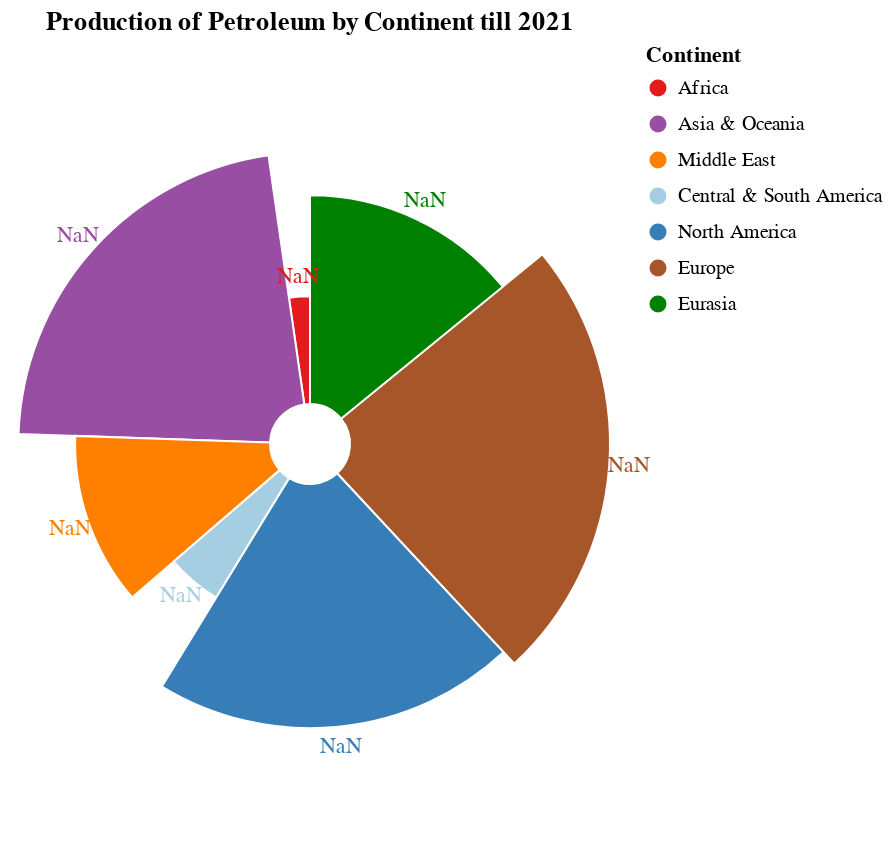

The Vega-Lite source for this figure:
### Vega-Lite specification from a JSON file in a GitHub repository (floating-point values rounded to 4 significant figures)
{"$schema": "https://vega.github.io/schema/vega-lite/v5.json", "description": "Larger Radial plot of production data by continent with tooltips", "title": "Production of Petroleum by Continent till 2021", "data": {"values": [{"Continent": "Africa", "Production": 463.0}, {"Continent": "Asia & Oceania", "Production": 4513.0}, {"Continent": "Middle East", "Production": 2417.0}, {"Continent": "Central & South America", "Production": 1007.0}, {"Continent": "North America", "Production": 4203.0}, {"Continent": "Europe", "Production": 4877.0}, {"Continent": "Eurasia", "Production": 2871.0}]}, "layer": [{"mark": {"type": "arc", "innerRadius": 20, "stroke": "#fff"}}, {"mark": {"type": "text", "radiusOffset": 10}, "encoding": {"text": {"field": "", "type": "quantitative"}}}], "encoding": {"theta": {"field": "Production", "type": "quantitative", "stack": true}, "radius": {"field": "Production", "scale": {"type": "sqrt", "zero": true, "rangeMin": 40}}, "color": {"field": "Continent", "type": "nominal", "scale": {"domain": ["Africa", "Asia & Oceania", "Middle East", "Central & South America", "North America", "Europe", "Eurasia"], "range": ["#e41a1c", "#984ea3", "#ff7f00", "#a6cee3", "#377eb8", "#a65628", "green"]}}, "tooltip": [{"field": "Continent", "type": "nominal"}, {"field": "Production", "type": "quantitative"}]}, "width": "container", "height": 400}
